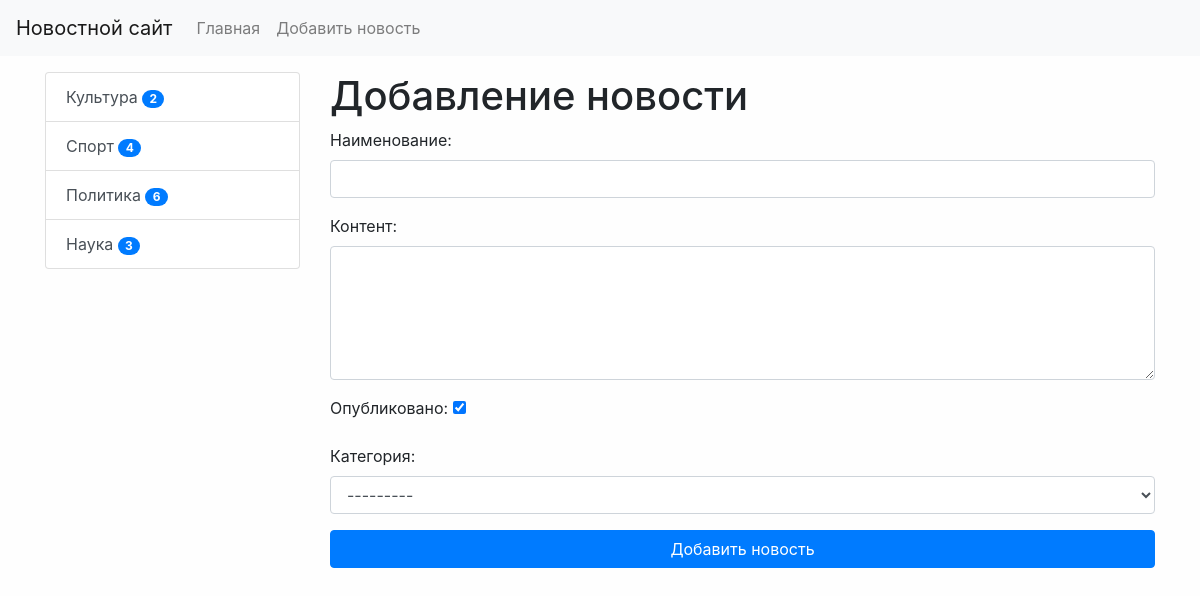
The app's page /news/add-news/ with its own data.
### news/models.py (models this page shows)
class Category(models.Model):
    title = models.CharField(max_length=150, db_index=True, verbose_name='Наименование категории')
    def get_absolute_url(self):
        return reverse('category', kwargs={'category_id': self.pk})
    def __str__(self):
        return self.title
    class Meta:
        verbose_name = 'Категория'
        verbose_name_plural = 'Категории'
        ordering = ['title']

### news/views.py (the view)
# urls.py: path('news/add-news/', CreateNews.as_view(), name='add_news'),
class CreateNews(CreateView):
    form_class = NewsForm
    template_name = 'news/add_news.html'

### news/forms.py (shortened to what this page needs)
class NewsForm(forms.ModelForm):
    class Meta:
        model = News
        fields = ['title', 'content', 'is_published', 'category']
        widgets = {
            'title': forms.TextInput(attrs={'class': 'form-control'}),
            'content': forms.Textarea(attrs={'class': 'form-control', 'rows': 5}),
            'category': forms.Select(attrs={'class': 'form-control'}),
        }

### news/templatetags/news_tags.py (called while the page is built)
@register.inclusion_tag('news/list_categories.html')
def show_categories(arg1='Hello', arg2='world'):
    categories = Category.objects.annotate(cnt=Count('news')).filter(cnt__gt=0)
    return {"categories": categories, "arg1": arg1, "arg2": arg2}

### news/templates/news/add_news.html (shortened to what this page needs)
{% extends 'base.html' %}
{% block sidebar %}
{% include 'inc/_sidebar.html' %}
{% endblock %}
{% block content %}
<h1>Добавление новости</h1>
<form action="{% url 'add_news' %}" method="post">
    {{ form.as_p }}
    <button type="submit" class="btn btn-primary btn-block">Добавить новость</button>
</form>
{% endblock %}

### news/templates/news/list_categories.html
<div class="list-group">
    {% for item in categories %}
    <a href="{{ item.get_absolute_url }}" class="list-group-item list-group-item-action">{{ item.title }}
                <span class="badge badge-primary badge-pill">{{ item.cnt }}</span></a>
    {% endfor %}
</div>

### mysite/static/css/style.css (style rules this page uses)
body { background-color: #fefefe; }

### records on screen
Category: title "Культура", cnt "2"
Category: title "Спорт", cnt "4"
Category: title "Политика", cnt "6"
Category: title "Наука", cnt "3"
